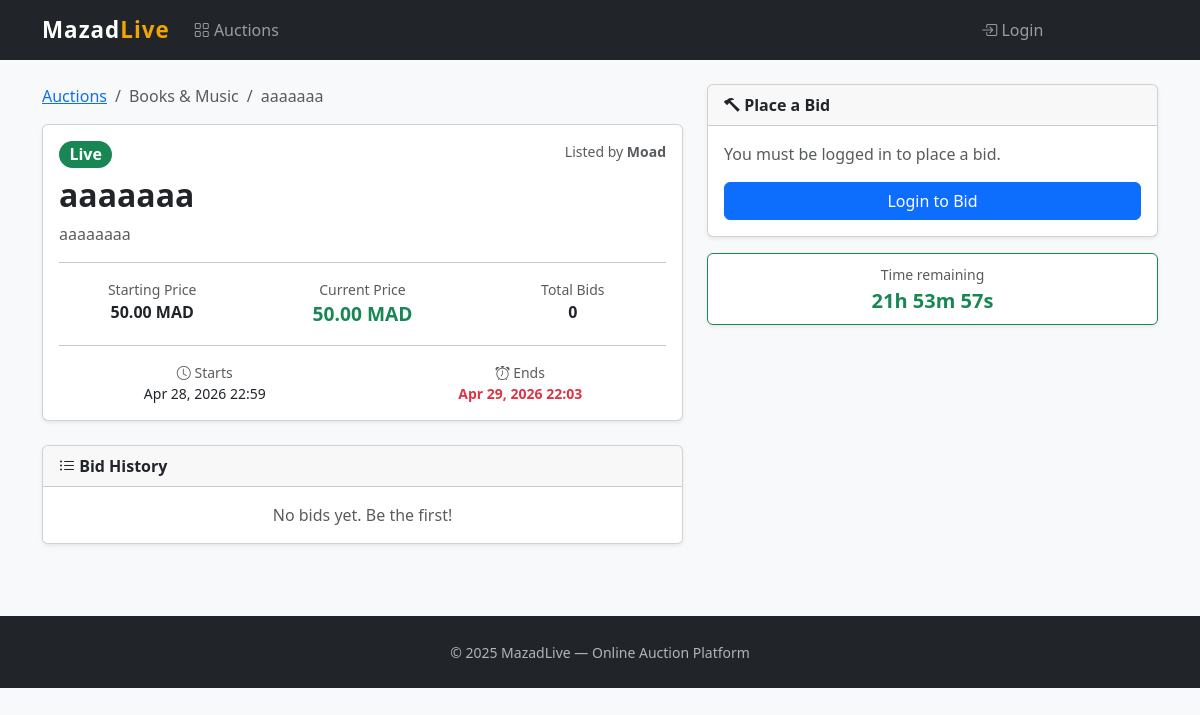
/auctions/1/, run on the app's committed database.
### auctions/models.py (models this page shows, shortened)
class Auction(models.Model):
    STATUS_SCHEDULED = 'SCHEDULED'
    STATUS_LIVE = 'LIVE'
    STATUS_CLOSED = 'CLOSED'
    STATUS_CHOICES = [
        (STATUS_SCHEDULED, 'Scheduled'),
        (STATUS_LIVE, 'Live'),
        (STATUS_CLOSED, 'Closed'),
    ]
    seller = models.ForeignKey(
        settings.AUTH_USER_MODEL,
        on_delete=models.CASCADE,
        related_name='auctions',
    )
    title = models.CharField(max_length=300)
    description = models.TextField(blank=True)
    category = models.ForeignKey(
        Category,
        on_delete=models.PROTECT,
        related_name='auctions',
    )
    starting_price = models.DecimalField(
        max_digits=12,
        decimal_places=2,
        validators=[MinValueValidator(Decimal('0.01'))],
    )
    reserve_price = models.DecimalField(
        max_digits=12,
        decimal_places=2,
        validators=[MinValueValidator(Decimal('0.00'))],
        null=True,
        blank=True,
    )
    start_time = models.DateTimeField()
    end_time = models.DateTimeField()
    status = models.CharField(
        max_length=20,
        choices=STATUS_CHOICES,
        default=STATUS_SCHEDULED,
    )
    current_price = models.DecimalField(
        max_digits=12,
        decimal_places=2,
        default=Decimal('0.00'),
    )
    winner = models.ForeignKey(
        settings.AUTH_USER_MODEL,
        on_delete=models.SET_NULL,
        related_name='won_auctions',
        null=True,
        blank=True,
    )
    created_at = models.DateTimeField(auto_now_add=True)
    updated_at = models.DateTimeField(auto_now=True)
    class Meta:
        ordering = ['-created_at']
        indexes = [
            models.Index(fields=['status', 'end_time']),
        ]

class Category(models.Model):
    name = models.CharField(max_length=120, unique=True)
    slug = models.SlugField(max_length=140, unique=True, blank=True)
    class Meta:
        ordering = ['name']

### auctions/template_views.py (the view)
# urls.py: path('auctions/<int:pk>/', tv.auction_detail, name='auction_detail'),
def auction_detail(request, pk):
    refresh_auction_statuses()
    auction = get_object_or_404(
        Auction.objects.select_related('seller', 'category', 'winner'),
        pk=pk,
    )
    bids = auction.bids.select_related('bidder').order_by('-timestamp')
    in_watchlist = False
    watchlist_id = None
    if request.user.is_authenticated:
        entry = Watchlist.objects.filter(user=request.user, auction=auction).first()
        if entry:
            in_watchlist = True
            watchlist_id = entry.pk
    return render(request, 'auctions/auction_detail.html', {
        'auction': auction,
        'bids': bids,
        'in_watchlist': in_watchlist,
        'watchlist_id': watchlist_id,
    })

### auctions/template_views.py (called while the page is built)
def refresh_auction_statuses():
    now = timezone.now()
    Auction.objects.filter(
        status=Auction.STATUS_SCHEDULED,
        start_time__lte=now,
    ).update(status=Auction.STATUS_LIVE)
    for auction in Auction.objects.filter(status=Auction.STATUS_LIVE, end_time__lte=now):
        top_bid = auction.bids.order_by('-amount').first()
        auction.status = Auction.STATUS_CLOSED
        auction.winner = top_bid.bidder if top_bid else None
        auction.save(update_fields=['status', 'winner', 'updated_at'])

### auctions/templates/auctions/auction_detail.html (shortened to what this page needs)
{% extends "auctions/base.html" %}
{% block content %}
<div class="row g-4">
  <div class="col-lg-7">
    <nav aria-label="breadcrumb" class="mb-3">
      <ol class="breadcrumb">
        <li class="breadcrumb-item"><a href="/">Auctions</a></li>
        <li class="breadcrumb-item text-muted">{{ auction.category.name }}</li>
        <li class="breadcrumb-item active">{{ auction.title|truncatechars:40 }}</li>
      </ol>
    </nav>
    <div class="card shadow-sm">
      <div class="card-body">
        <div class="d-flex justify-content-between align-items-start mb-2">
          <span class="badge badge-{{ auction.status|lower }} rounded-pill fs-6">{{ auction.get_status_display }}</span>
          <small class="text-muted">Listed by <strong>{{ auction.seller.username }}</strong></small>
        </div>
        <h2 class="fw-bold">{{ auction.title }}</h2>
        <p class="text-muted">{{ auction.description|default:"No description provided." }}</p>
        <hr>
        <div class="row text-center">
          <div class="col">
            <div class="text-muted small">Starting Price</div>
            <div class="fw-bold">{{ auction.starting_price }} MAD</div>
          </div>
          <div class="col">
            <div class="text-muted small">Current Price</div>
            <div class="price-tag">{{ auction.current_price }} MAD</div>
          </div>
          <div class="col">
            <div class="text-muted small">Total Bids</div>
            <div class="fw-bold">{{ auction.bids.count }}</div>
          </div>
        </div>
        <hr>
        <div class="row text-center">
          <div class="col">
            <div class="text-muted small"><i class="bi bi-clock"></i> Starts</div>
            <div class="small">{{ auction.start_time|date:"M d, Y H:i" }}</div>
          </div>
          <div class="col">
            <div class="text-muted small"><i class="bi bi-alarm"></i> Ends</div>
            <div class="small fw-bold text-danger">{{ auction.end_time|date:"M d, Y H:i" }}</div>
          </div>
        </div>
      </div>
    </div>
    <div class="card shadow-sm mt-4">
      <div class="card-header fw-bold"><i class="bi bi-list-ul"></i> Bid History</div>
      <ul class="list-group list-group-flush">
        {% for bid in bids %}
        <li class="list-group-item d-flex justify-content-between bid-row">
          <span><i class="bi bi-person"></i> {{ bid.bidder.username }}</span>
          <span>
            <strong>{{ bid.amount }} MAD</strong>
            {% if bid.is_auto_bid %}<span class="badge bg-secondary ms-1">auto</span>{% endif %}
          </span>
          <small class="text-muted">{{ bid.timestamp|date:"M d, H:i" }}</small>
        </li>
        {% empty %}
        <li class="list-group-item text-muted text-center py-3">No bids yet. Be the first!</li>
        {% endfor %}
      </ul>
    </div>
  </div>
  <div class="col-lg-5">
    {% if auction.status == "SCHEDULED" %}
    <div class="card shadow-sm mb-3 border-primary">
      <div class="card-body text-center py-4">
        <i class="bi bi-clock-history display-4 text-primary"></i>
        <h5 class="mt-3 mb-1">Auction Not Started Yet</h5>
        <p class="text-muted mb-2">Starts on <strong>{{ auction.start_time|date:"M d, Y H:i" }}</strong></p>
        <div id="countdown" class="fs-5 fw-bold text-primary mt-2"></div>
      </div>
    </div>
    {% elif auction.status == "LIVE" %}
    <div class="card shadow-sm mb-3">
      <div class="card-header fw-bold"><i class="bi bi-hammer"></i> Place a Bid</div>
      <div class="card-body">
        {% if user.is_authenticated %}
          {% if user == auction.seller %}
            <p class="text-muted">You cannot bid on your own auction.</p>
          {% else %}
            <form method="post" action="/auctions/{{ auction.pk }}/bid/">
              {% csrf_token %}
              <div class="mb-3">
                <label class="form-label">Your Bid (MAD)</label>
                <div class="input-group">
                  <input type="number" name="amount" class="form-control form-control-lg"
                    step="0.01" min="{{ auction.current_price|floatformat:2 }}"
                    placeholder="Min: {{ auction.current_price }} MAD" required>
                  <span class="input-group-text">MAD</span>
                </div>
                <div class="form-text">Must be higher than {{ auction.current_price }} MAD</div>
              </div>
              <div class="mb-3">
                <label class="form-label">Auto-Bid Max (optional)</label>
                <div class="input-group">
                  <input type="number" name="auto_bid_max" class="form-control"
                    step="0.01" placeholder="Set auto-bid ceiling">
                  <span class="input-group-text">MAD</span>
                </div>
                <div class="form-text">System will auto-bid up to this amount.</div>
              </div>
              <button class="btn btn-success w-100 fw-bold" type="submit">
                <i class="bi bi-hammer"></i> Place Bid
              </button>
            </form>
          {% endif %}
        {% else %}
          <p class="text-muted">You must be logged in to place a bid.</p>
          <a href="/login/?next=/auctions/{{ auction.pk }}/" class="btn btn-primary w-100">Login to Bid</a>
        {% endif %}
      </div>
    </div>
    <div class="card shadow-sm mb-3 border-success">
      <div class="card-body text-center py-2">
        <small class="text-muted">Time remaining</small>
        <div id="countdown" class="fs-5 fw-bold text-success"></div>
      </div>
    </div>
    {% endif %}
  </div>
</div>
{% endblock %}

### auctions/templates/auctions/base.html (style rules this page uses)
body { background: #f8f9fa; }
.badge-live { background: #198754; }
.price-tag { font-size: 1.2rem; font-weight: 700; color: #198754; }

### data on the page
Auction: category.name "Books & Music", title "aaaaaaa", status "Live", seller.username "Moad", description "aaaaaaaa", starting_price "50.00", current_price "50.00", bids.count "0", start_time "Apr 28, 2026 22:59", end_time "Apr 29, 2026 22:03"
